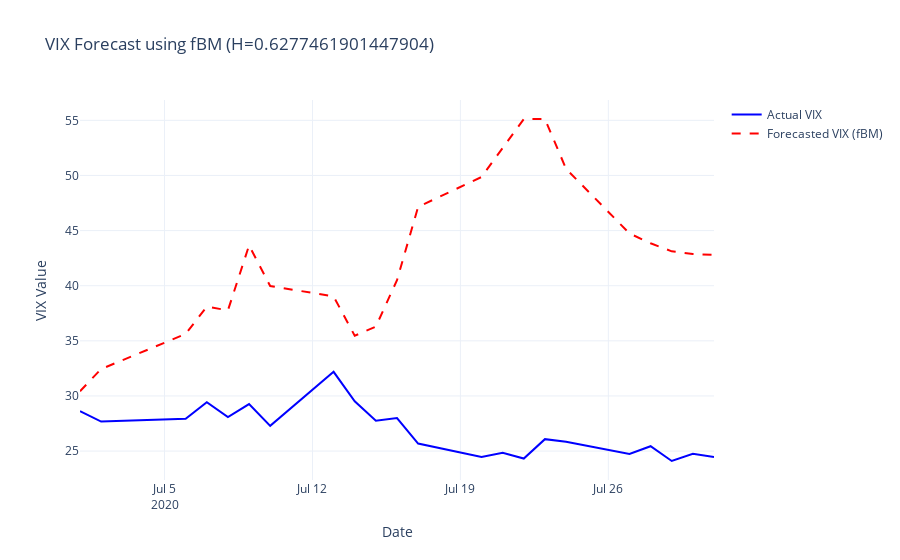

Source (notebook cell):
### Code cell
from stochastic.processes.continuous import FractionalBrownianMotion
import numpy as np
import random
import plotly.graph_objects as go

def simulate_fbm_vix(train_data, test_data, H):
    """
    Simulates a VIX path using geometric fractional Brownian motion.
    
    Parameters:
        train_data (DataFrame): Training data containing at least 'vol' and 'log_vol_diff'.
        test_data (DataFrame): Testing data to determine the simulation length.
        H (float): Hurst exponent for the fractional Brownian motion.
        
    Returns:
        np.ndarray: Simulated VIX values.
    """
    # Set fixed seeds for reproducibility
    random.seed(42)
    np.random.seed(42)

    # Calculate drift (μ) and volatility (σ) from training log differences of VIX
    mu = train_data["log_vol_diff"].mean()
    sigma = train_data["log_vol_diff"].std()

    n_days = len(test_data)
    # Define and sample from the fBM model
    fbm = FractionalBrownianMotion(hurst=H, t=n_days-1)
    fbm_values = fbm.sample(n=n_days-1)

    # Use the last available VIX value in training data as the starting point
    S0 = train_data['vol'].iloc[-1]
    # Simulate the VIX path using a geometric fBM model
    simulated_vix = S0 * np.exp(mu * np.arange(n_days) + sigma * fbm_values)
    print(mu, sigma)
    return simulated_vix

def plot_fbm_vix(test_data, simulated_vix, H):
    """
    Plots actual vs. simulated VIX values.
    
    Parameters:
        test_data (DataFrame): Testing data containing actual VIX values under 'vol'.
        simulated_vix (np.ndarray): Simulated VIX values.
        H (float): Hurst exponent used in the simulation (for labeling purposes).
    """
    fig = go.Figure()

    # Actual VIX trace
    fig.add_trace(go.Scatter(
        x=test_data.index,
        y=test_data["vol"],
        mode='lines',
        name='Actual VIX',
        line=dict(color='blue')
    ))

    # Forecasted VIX trace using fBM
    fig.add_trace(go.Scatter(
        x=test_data.index,
        y=simulated_vix,
        mode='lines',
        name='Forecasted VIX (fBM)',
        line=dict(color='red', dash='dash')
    ))

    # Update layout of the plot
    fig.update_layout(
        title=f"VIX Forecast using fBM (H={H})",
        xaxis_title="Date",
        yaxis_title="VIX Value",
        template="plotly_white"
    )

    fig.show()

# Example usage:
simulated_vix = simulate_fbm_vix(vix_training_df, vix_testing_df, vix_hurst_est)
plot_fbm_vix(vix_testing_df, simulated_vix, vix_hurst_est)

### Figure 1 — Plotly figure (JSON) as saved in the notebook; plotly's stock layout.template omitted (floating-point values rounded to 4 significant figures)
{"data": [{"line": {"color": "blue"}, "mode": "lines", "name": "Actual VIX", "type": "scatter", "x": ["2020-07-01T00:00:00", "2020-07-02T00:00:00", "2020-07-06T00:00:00", "2020-07-07T00:00:00", "2020-07-08T00:00:00", "2020-07-09T00:00:00", "2020-07-10T00:00:00", "2020-07-13T00:00:00", "2020-07-14T00:00:00", "2020-07-15T00:00:00", "2020-07-16T00:00:00", "2020-07-17T00:00:00", "2020-07-20T00:00:00", "2020-07-21T00:00:00", "2020-07-22T00:00:00", "2020-07-23T00:00:00", "2020-07-24T00:00:00", "2020-07-27T00:00:00", "2020-07-28T00:00:00", "2020-07-29T00:00:00", "2020-07-30T00:00:00", "2020-07-31T00:00:00"], "y": [28.62, 27.68, 27.94, 29.43, 28.08, 29.26, 27.29, 32.19, 29.52, 27.76, 28, 25.68, 24.46, 24.84, 24.32, 26.08, 25.84, 24.74, 25.44, 24.1, 24.76, 24.46]}, {"line": {"color": "red", "dash": "dash"}, "mode": "lines", "name": "Forecasted VIX (fBM)", "type": "scatter", "x": ["2020-07-01T00:00:00", "2020-07-02T00:00:00", "2020-07-06T00:00:00", "2020-07-07T00:00:00", "2020-07-08T00:00:00", "2020-07-09T00:00:00", "2020-07-10T00:00:00", "2020-07-13T00:00:00", "2020-07-14T00:00:00", "2020-07-15T00:00:00", "2020-07-16T00:00:00", "2020-07-17T00:00:00", "2020-07-20T00:00:00", "2020-07-21T00:00:00", "2020-07-22T00:00:00", "2020-07-23T00:00:00", "2020-07-24T00:00:00", "2020-07-27T00:00:00", "2020-07-28T00:00:00", "2020-07-29T00:00:00", "2020-07-30T00:00:00", "2020-07-31T00:00:00"], "y": [30.43, 32.44, 35.63, 38.11, 37.76, 43.66, 39.98, 39.03, 35.46, 36.3, 40.51, 47.15, 49.86, 52.51, 55.12, 55.12, 50.6, 44.74, 43.85, 43.12, 42.88, 42.8]}], "layout": {"title": {"text": "VIX Forecast using fBM (H=0.6277461901447904)"}, "xaxis": {"title": {"text": "Date"}}, "yaxis": {"title": {"text": "VIX Value"}}}}
